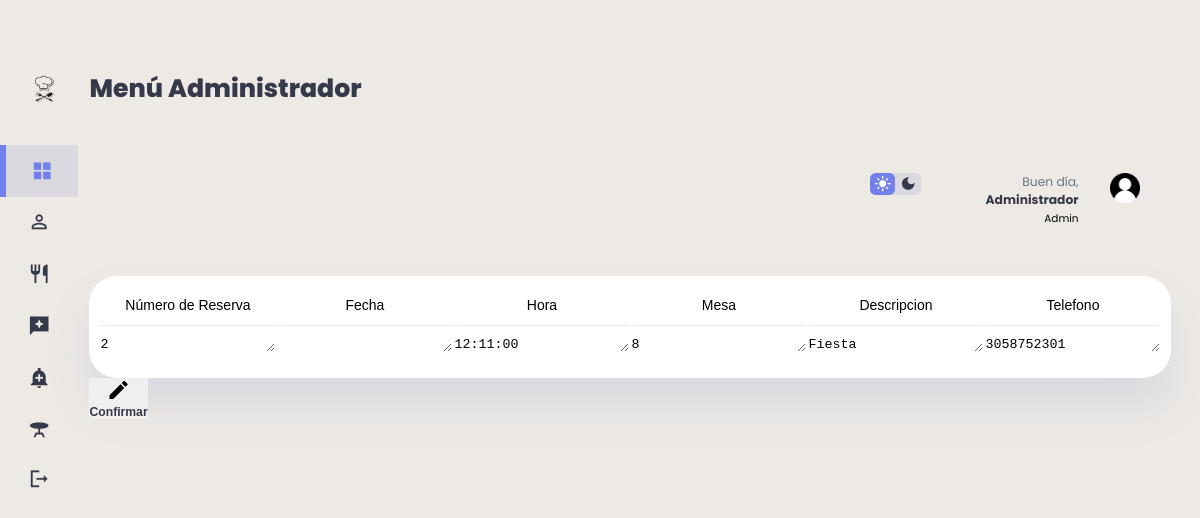
Before: /admin/actualizar.php?id_reserva=2 (signed in) with the older database file.
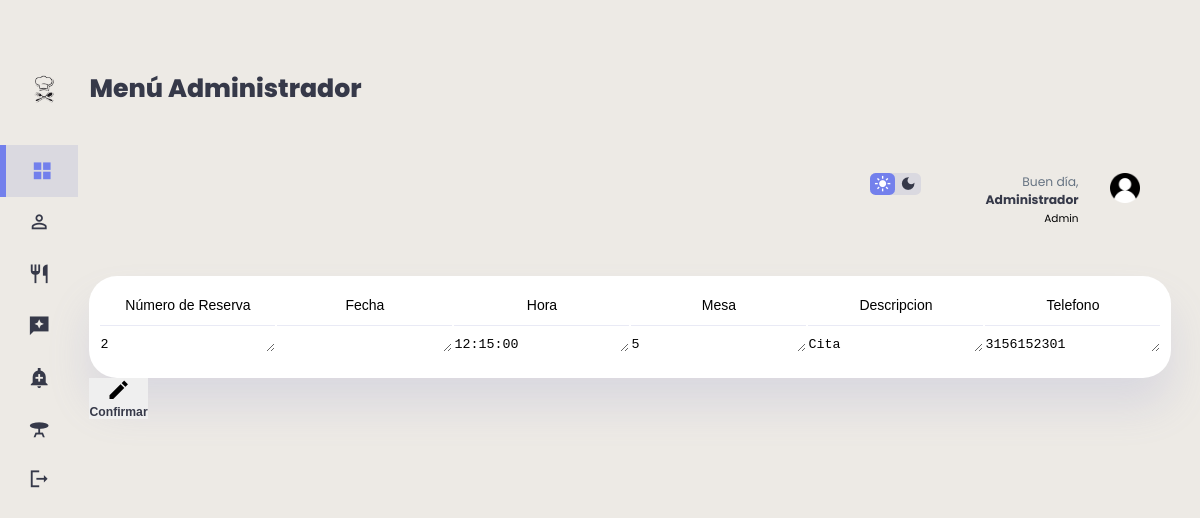
After: the same page with the newer database file.
### tables this page shows
CREATE TABLE `reservas` (
  `id_reserva` int(11) NOT NULL,
  `Nombre_Completo` varchar(200) DEFAULT NULL,
  `Telefono` varchar(11) NOT NULL,
  `Fecha_Reserva` date DEFAULT NULL,
  `Hora` time DEFAULT NULL,
  `Descripcion` varchar(400) DEFAULT NULL,
  `Mesa` int(11) NOT NULL,
  `Documento` int(11) NOT NULL
);

### admin/actualizar.php (the view, shortened to what this page needs)
<?php
    include("../db/conexion.php");
    $id_reserva = $_GET["id_reserva"];
    $datos = "SELECT * FROM reservas WHERE id_reserva = '".$id_reserva."'";
?>
<!DOCTYPE html>
<html lang="en">
<head>
    <link rel="stylesheet" href="https://cdn.datatables.net/1.10.20/css/dataTables.bootstrap4.min.css">
    <link rel="stylesheet"a href="../admin/style.css">
</head>
<body>
<div class="content">
    <div class="container1">
        <aside>
            <div class="top">
                 <div class="logo">
                       <img src="./img/icon.png">
                 </div>
            </div>
            <div class="sidebar">
                <a href="../admin/admin.php" class="active">
                     <span class="material-icons-sharp">grid_view</span>
                </a>
                <a href="../clientes/clientes.php">
                    <span class="material-icons-sharp">person_outline</span>
               </a>
               <a href="../platillos/platillos.php">
                    <span class="material-icons-sharp">restaurant</span>
               </a>
               <a href="../resenas/resenas.php">
                    <span class="material-icons-sharp">reviews</span>
                </a>
                <a href="../ventas/ventas.php">
                    <span class="material-icons-sharp">add_alert</span>
                </a>
                <a href="../mesas/mesa.php">
                    <span class="material-icons-sharp">table_bar</span>
                </a>
                <a href="../view/cerrar_sesion.php">
                    <span class="material-icons-sharp">logout</span>
                </a>
            </div>
        </aside>
        <main>
            <h1>Menú Administrador</h1>
            <br>
            <div class="recent-orders">
            <form action="update.php" method="POST">
            <table border="0" cellspacing="2" cellpadding="2">
            <tr >
                            <td> <font face="Arial" style="color: var(--color-info-dark); font-size: 1rem;">Número de Reserva</font> </td>
                            <td> <font face="Arial" style="color: var(--color-info-dark); font-size: 1rem;">Fecha</font> </td>
                            <td> <font face="Arial" style="color: var(--color-info-dark); font-size: 1rem;">Hora</font> </td>
                            <td> <font face="Arial" style="color: var(--color-info-dark); font-size: 1rem;">Mesa</font> </td>
                            <td> <font face="Arial" style="color: var(--color-info-dark); font-size: 1rem;">Descripcion</font> </td>
                            <td> <font face="Arial" style="color: var(--color-info-dark); font-size: 1rem;">Telefono</font> </td>
                        </tr>
                    <?php foreach ($conexion -> query($datos) as $row) {
                        ?>
                                <tr>
                                    <td><p><textarea readonly="readonly" name="id_reserva" id="id_reserva" rows="1"><?php echo $row['id_reserva'] ?></textarea></p></td>
                                    <td><p><textarea name="Fecha" id="Fecha" rows="1"><?php echo $row['Fecha'] ?></textarea></p></td>
                                    <td><p><textarea name="Hora" id="Hora" rows="1"><?php echo $row['Hora'] ?></textarea></p></td>
                                    <td><p><textarea name="Mesa" id="Mesa" rows="1"><?php echo $row['Mesa'] ?></textarea></p></td>
                                    <td><p><textarea name="Descripcion" id="Descripcion" rows="1"><?php echo $row['Descripcion'] ?></textarea></p></td>
                                    <td><p><textarea name="Telefono" id="Telefono" rows="1" onkeypress="return valideKey(event);"><?php echo $row['Telefono'] ?></textarea></p></td>
                                </tr>
                        <?php
                        }
                    ?>
                </table>
                <button type="submit">
                    <span class="material-icons-sharp">edit</span>
                    <h3>Confirmar</h3>
                </button>
                </form>
            </div>
        </main>
        <div class="right">
            <div class="top">
                <div class="theme-toggler">
                    <span class="material-icons-sharp active">light_mode</span>
                    <span class="material-icons-sharp">dark_mode</span>
                </div>
                <div class="profile">
                    <div class="info">
                        <p>Buen día, <b>Administrador</b></p>
                        <small class="text-muted">Admin</small>
                    </div>
                    <div class="profile-photo">
                       <img src="./img/user.png">
                    </div>
                </div>
            </div>
        </div>
    </div>
</div>
</body>
</html>

Changed rows visible on the page:
changed reservas id 2: Hora "12:11:00" → "12:15:00"; Mesa "8" → "5"; Descripcion "Fiesta" → "Cita"; Telefono "3058752301" → "3156152301"
